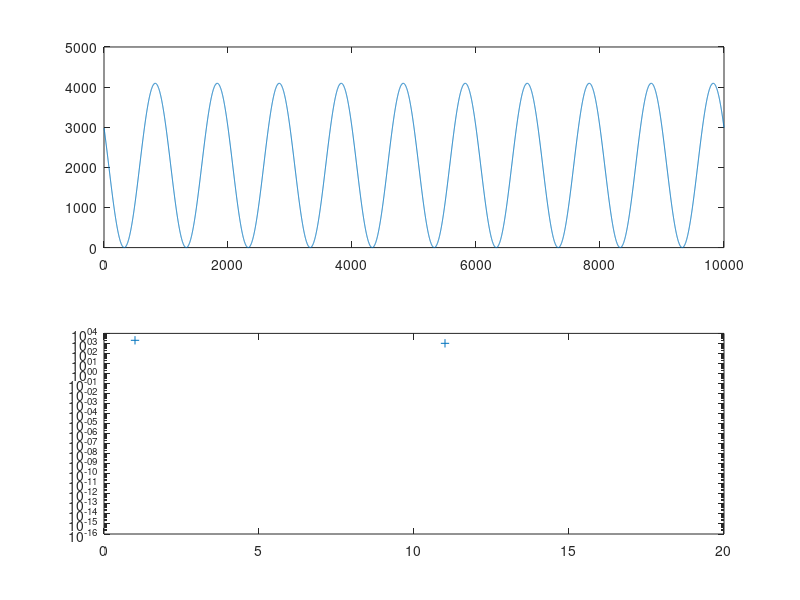

Reproduce this figure in MATLAB.
%%
% This script creates a file.h containing the stream of data for the DAC
% and the corresponding varaibles to call in the real .ino file.
% 
% It works both for Octave and Matlab
% in the .ino file add "#include "filename.h""
%%

%% Parameters to set
filename = 'Waveforms_Gen.h';		% name of the header file to create
baseFreq = 1;     	% base frequeny of the arbitrary waveform
L = 1e4;            % length of the multisine (1e4 and 1e5 take 2% and 20% of available memory on T3.6)
nbit = 12;			% resolution of the DAC
nperiods = [10];  	% in the waveform, it is a vector with [1,4] you have two signals with 1 and 4 periods inside

stepTime = ((baseFreq*L)^-1)*1e6;     % in us interrupt delay time (Delay)
maxDig = 2^nbit-1;    % resolution
f = baseFreq*nperiods;  % in Hz

%% Checks
% step time
if stepTime <= 2
	% I could not get good results with too fast output
    error('stepTime is shorter than 2 us')
else
    fprintf('stepTime is %.3f us\n', stepTime )
end

% Calculate frequencies
if max(nperiods) >= L/2 % aliasing
    error('nperiods is too high\n')
else
    for i = 1:length(f)
        fprintf('Frequency\t%d:\t%5.3f Hz\n', i, f(i))
    end
end

% Cutoff frequency
fprintf('Cutoff filter frequency: ~%d Hz\n', round(stepTime^-1*1e6))

% Length of the multisine (500'000 points take almost all the memory)
fprintf('Data length: %d\n', L)

% Filename
fprintf('Filename:\n\t%s\n',filename)

%% Make waveform
Multisine = zeros(1,L);   % arbitrary units
for i = 1:length(nperiods)
	% multisine with random phase
    Multisine = Multisine + sin(2*pi*nperiods(i)*(0:L-1)/L + pi*rand(1));
end
% Convert to integer decimals with the right resolution
Dec = round(maxDig*( Multisine /(2*max(Multisine))+0.5));

%% Plot results
figure(1)
clf
subplot(2,1,1)
plot(Dec)
subplot(2,1,2)
semilogy(abs(fft(Dec))/L,'+-')
xlim([0,2*max(nperiods)])

%% Convert to hexadecimal
Hex = dec2hex(Dec);

%% Make file
fprintf('Writing file\n')
% open file
id = fopen(filename, 'w');

% first lines
firstLines = { ...
    '#ifndef _Waveforms_h_', ...    % do not repeat the #define, common use
    '#define _Waveforms_h_', ...    % common use
    sprintf('#define Delay %f // in us', stepTime) ...  % macros Delay (interrupt delay)
    sprintf('#define maxSamplesNum %d // length', L) ...% macros maxSamplesNum (length of the waveform)
    'static short waveformsTable[maxSamplesNum] = {' ...% varaible waveformsTable (waveform declaration)
    };

% last lines
lastLines = {'};', '#endif'};   

% write file
% first lines
fprintf(id, '%s\n',firstLines{:});

% data
fprintf(id, '\t0x%s,\t', Hex(1,:));
for i = 2:L-1
    fprintf(id, '0x%s,\t', Hex(i,:));
    if mod(i,15) == 0   % new line
        fprintf(id,'\n\t');
    end
end
fprintf(id, '0x%s\t', Hex(end,:));
% last lines
fprintf(id, '%s\n',lastLines{:});

% close file
fclose(id);

%% done
fprintf('\nDone\n')
